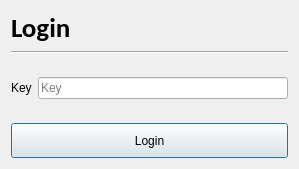
<?xml version="1.0" encoding="UTF-8"?>
<ui version="4.0">
 <class>login_dialog</class>
 <widget class="QDialog" name="login_dialog">
  <property name="geometry">
   <rect>
    <x>0</x>
    <y>0</y>
    <width>299</width>
    <height>169</height>
   </rect>
  </property>
  <property name="windowTitle">
   <string>Dialog</string>
  </property>
  <layout class="QGridLayout" name="gridLayout">
   <item row="0" column="0">
    <layout class="QVBoxLayout" name="verticalLayout">
     <item>
      <widget class="QLabel" name="label_2">
       <property name="font">
        <font>
         <family>Calibri</family>
         <pointsize>20</pointsize>
         <weight>75</weight>
         <bold>true</bold>
        </font>
       </property>
       <property name="text">
        <string>Login</string>
       </property>
      </widget>
     </item>
     <item>
      <widget class="Line" name="line">
       <property name="orientation">
        <enum>Qt::Horizontal</enum>
       </property>
      </widget>
     </item>
     <item>
      <spacer name="verticalSpacer">
       <property name="orientation">
        <enum>Qt::Vertical</enum>
       </property>
       <property name="sizeHint" stdset="0">
        <size>
         <width>20</width>
         <height>40</height>
        </size>
       </property>
      </spacer>
     </item>
     <item>
      <layout class="QHBoxLayout" name="horizontalLayout">
       <item>
        <widget class="QLabel" name="label">
         <property name="text">
          <string>Key</string>
         </property>
        </widget>
       </item>
       <item>
        <widget class="QLineEdit" name="key_lineedit">
         <property name="echoMode">
          <enum>QLineEdit::Password</enum>
         </property>
         <property name="placeholderText">
          <string>Key</string>
         </property>
         <property name="clearButtonEnabled">
          <bool>false</bool>
         </property>
        </widget>
       </item>
      </layout>
     </item>
     <item>
      <spacer name="verticalSpacer_2">
       <property name="orientation">
        <enum>Qt::Vertical</enum>
       </property>
       <property name="sizeHint" stdset="0">
        <size>
         <width>20</width>
         <height>40</height>
        </size>
       </property>
      </spacer>
     </item>
     <item>
      <widget class="QPushButton" name="login_button">
       <property name="minimumSize">
        <size>
         <width>0</width>
         <height>35</height>
        </size>
       </property>
       <property name="text">
        <string>Login</string>
       </property>
      </widget>
     </item>
    </layout>
   </item>
  </layout>
 </widget>
 <resources/>
 <connections/>
</ui>
